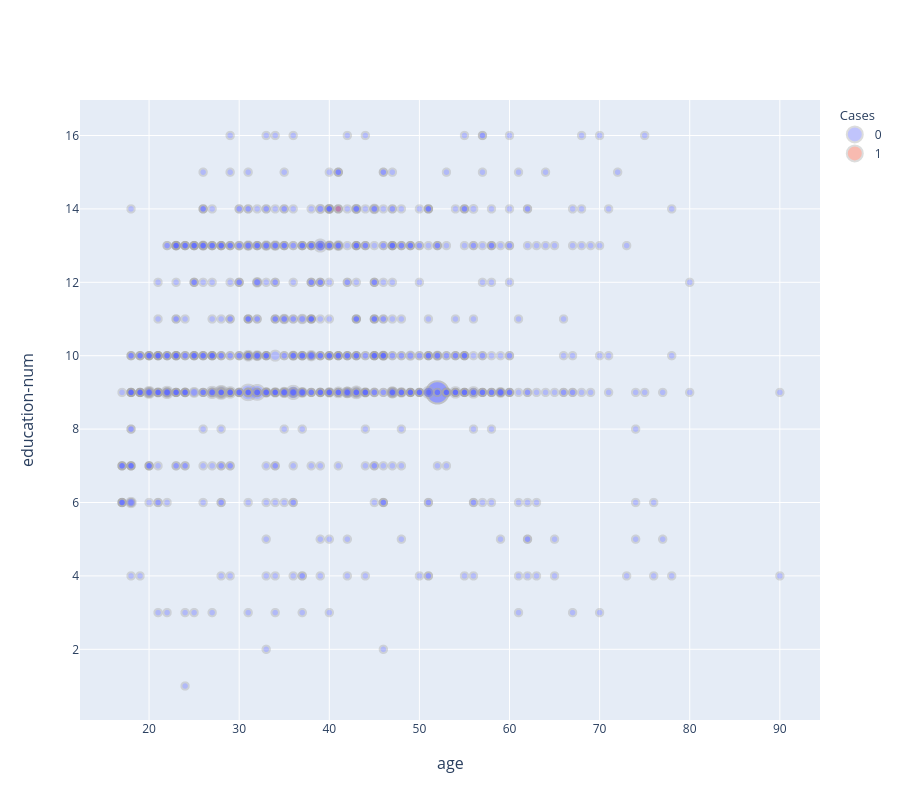

Notebook code for this chart:
### Markdown cell above
With the Residual Convictions computed for the "target" feature across all the trained data, we can visualize the data to attempt to find the regions of the data where convictions are particularly low.

### Code cell
plot_dataset(partial_train_df, x="age", y="education-num", size="density", hue="low_residual_conviction", alpha=0.4)

### Figure 1 — Plotly figure (JSON) as saved in the notebook; plotly's stock layout.template omitted (floating-point values rounded to 4 significant figures; data arrays with more than 128 entries replaced by an {"elided": "..."} marker saying what was removed)
{"data": [{"legendgroup": "cases", "legendgrouptitle": {"text": "Cases"}, "marker": {"line": {"color": "darkgrey", "width": 2}, "opacity": 0.4, "size": {"elided": "1000 float values"}, "sizemin": 7.5, "sizemode": "area"}, "mode": "markers", "name": "0", "type": "scattergl", "x": {"elided": "999 float values"}, "y": {"elided": "999 float values"}}, {"legendgroup": "cases", "legendgrouptitle": {"text": "Cases"}, "marker": {"line": {"color": "darkgrey", "width": 2}, "opacity": 0.4, "size": {"elided": "1000 float values"}, "sizemin": 7.5, "sizemode": "area"}, "mode": "markers", "name": "1", "type": "scattergl", "x": [41.0], "y": [14.0]}], "layout": {"annotations": [{"font": {"size": 16}, "showarrow": false, "text": "age", "x": 0.5, "xanchor": "center", "xref": "paper", "y": 0, "yanchor": "top", "yref": "paper", "yshift": -30}, {"font": {"size": 16}, "showarrow": false, "text": "education-num", "textangle": -90, "x": 0, "xanchor": "right", "xref": "paper", "xshift": -40, "y": 0.5, "yanchor": "middle", "yref": "paper"}], "height": 800, "legend": {"groupclick": "toggleitem"}, "xaxis": {"anchor": "y", "domain": [0, 1]}, "yaxis": {"anchor": "x", "domain": [0, 1]}}}
